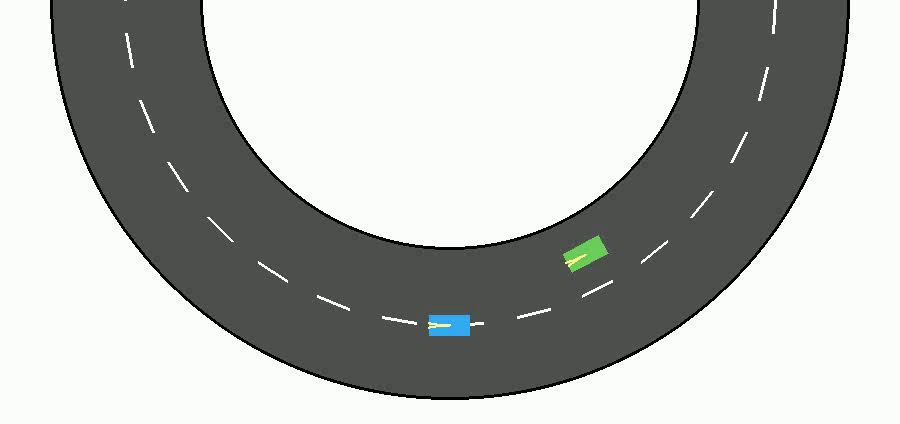
#> input picture frame 0 of videos/edge_cases/collision_scalar_fail.mp4, 900 x 424 px
$ python overlay_schematic.py
#> lines starting #> are read from the running program, lines starting #| are printed output that depends on the picture; after the words box and inside, x2 and y2 are one past the last pixel; in counts of white or black regions, pixels touching at a corner belong together
import cv2
import numpy as np
from PIL import Image

def overlay_frames(video_path, output_path, color_priority=None, scale_factor=1, target_size=None):
    """
    Overlay frames with HSV ranges for Blue/Green + Gray included per frame.
    Then detect and repair blue/green boxes by filling their bounding regions
    with solid pure blue or green.
    """
#> called with output_path = 'videos/overlay_schematic_colors.png', scale_factor = 1
    cap = cv2.VideoCapture(video_path)
    if not cap.isOpened():
        raise ValueError("Could not open video")

    frame_count = int(cap.get(cv2.CAP_PROP_FRAME_COUNT))
    positions = [0, 210, frame_count - 1]
    frames = []

    for pos in positions:
        cap.set(cv2.CAP_PROP_POS_FRAMES, pos)
        success, frame = cap.read()
        if success:
            frames.append(frame)
#> this loop made 3 passes
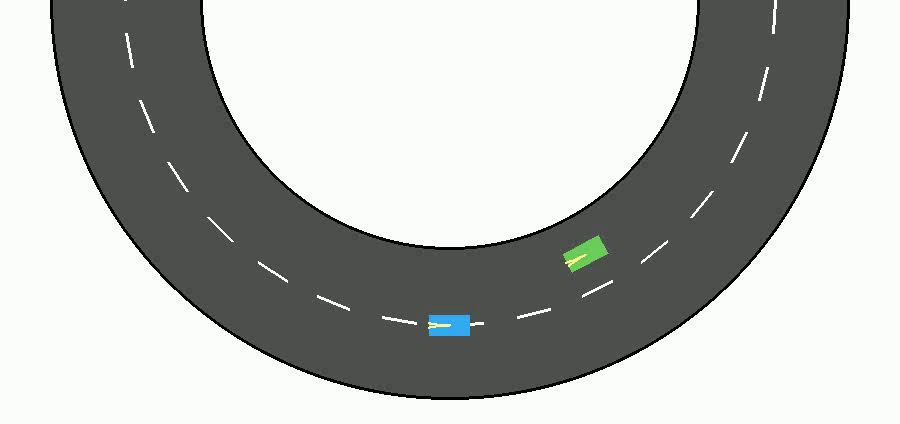
#> input picture frame 0 of videos/edge_cases/collision_scalar_fail.mp4, 900 x 424 px
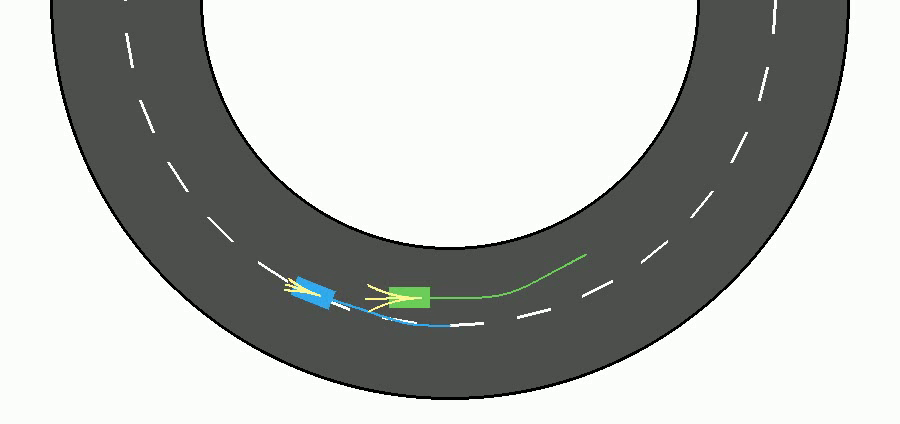
#> input picture frame 210 of videos/edge_cases/collision_scalar_fail.mp4, 900 x 424 px
#> after the loop, frames = 3 items

    cap.release()

    color_ranges = {
        "blue":   [(40, 40, 15), (170, 255, 255)],
        "green":  [(20, 50, 25),  (80, 255, 255)],
        "yellow": [(20, 100, 100), (35, 255, 255)],
    }

    # Gray in BGR space (± tolerance)
    def gray_mask(frame, tol=30):
        lower = np.array([169 - tol, 169 - tol, 169 - tol], dtype=np.uint8)
        upper = np.array([169 + tol, 169 + tol, 169 + tol], dtype=np.uint8)
        return cv2.inRange(frame, lower, upper) > 0

    if color_priority is None:
        color_priority = ["green", "blue"]

    priority_map = {color: i for i, color in enumerate(color_priority)}

    # Start with blank canvas
    overlay = np.zeros_like(frames[0], dtype=np.uint8)
    priority_layer = np.full(frames[0].shape[:2], 9999, dtype=np.int32)

    for frame in frames:
        hsv = cv2.cvtColor(frame, cv2.COLOR_BGR2HSV)

        # Priority colors (Blue + Green)
        for color in ["blue", "green"]:
            if color not in priority_map:
                continue
            lower, upper = color_ranges[color]
            mask = cv2.inRange(hsv, np.array(lower), np.array(upper)) > 0
            update_mask = mask & (priority_map[color] < priority_layer)
            for c in range(3):
                overlay[:, :, c][update_mask] = frame[:, :, c][update_mask]
            priority_layer[update_mask] = priority_map[color]

        # Gray (BGR tolerance) — included for every frame
        if "gray" in priority_map:
            mask = gray_mask(frame)
            update_mask = mask & (priority_map["gray"] < priority_layer)
            for c in range(3):
                overlay[:, :, c][update_mask] = frame[:, :, c][update_mask]
            priority_layer[update_mask] = priority_map["gray"]

        # Default: fill remaining non-black pixels
        default_mask = (cv2.cvtColor(frame, cv2.COLOR_BGR2GRAY) > 0) & (priority_layer == 9999)
        for c in range(3):
            overlay[:, :, c][default_mask] = frame[:, :, c][default_mask]
        priority_layer[default_mask] = 1000
#> this loop made 3 passes
#> pass 1, in overlay_frames, `default_mask = (cv2.cvtColor(frame, cv2.COLOR_BGR2GRAY) > 0) & (priori..`:
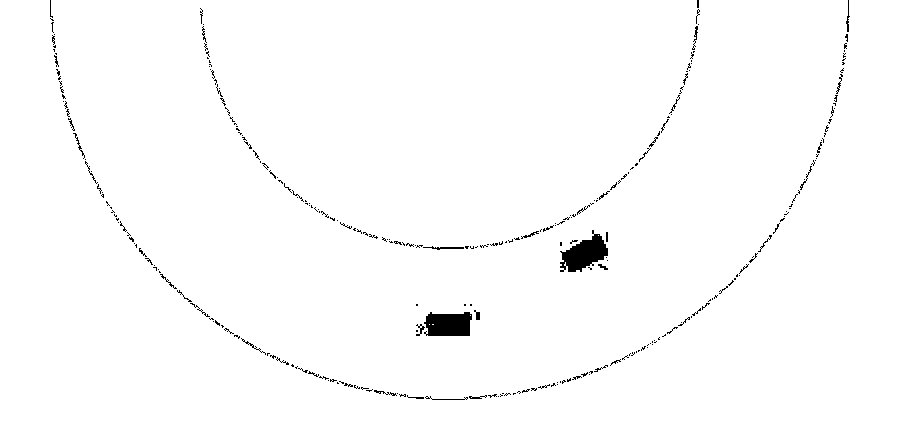
#> default_mask: shape (424, 900) bool; 98.7% white; 290 black regions (246 under 20 px), largest, box (x1, y1, x2, y2) and area: (560, 230, 608, 272) 1088, (424, 312, 472, 336) 984, (423, 246, 464, 250) 74
#> pass 2, in overlay_frames, `default_mask = (cv2.cvtColor(frame, cv2.COLOR_BGR2GRAY) > 0) & (priori..`:
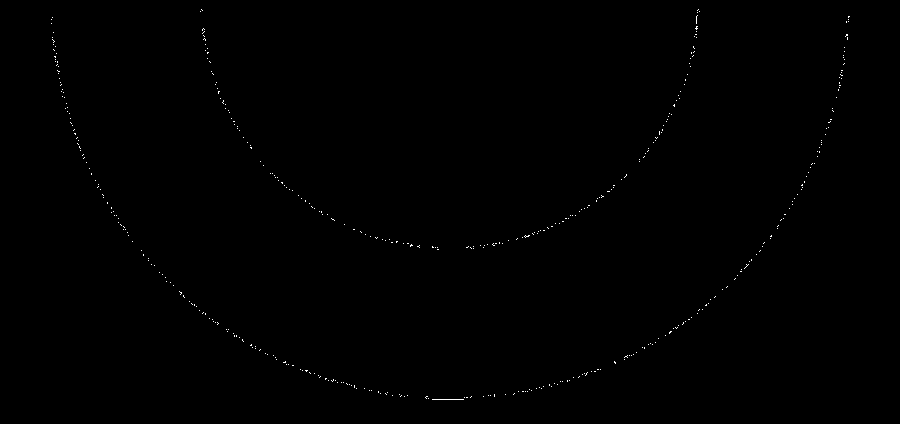
#> default_mask: shape (424, 900) bool; 0.19% white in thin lines or dots, all inside (x1, y1, x2, y2) = (51, 9, 850, 400)
#> after the loop: hsv: shape (424, 900, 3); mean H, S, V 50.4, 8.9, 182.5
#> after the loop:
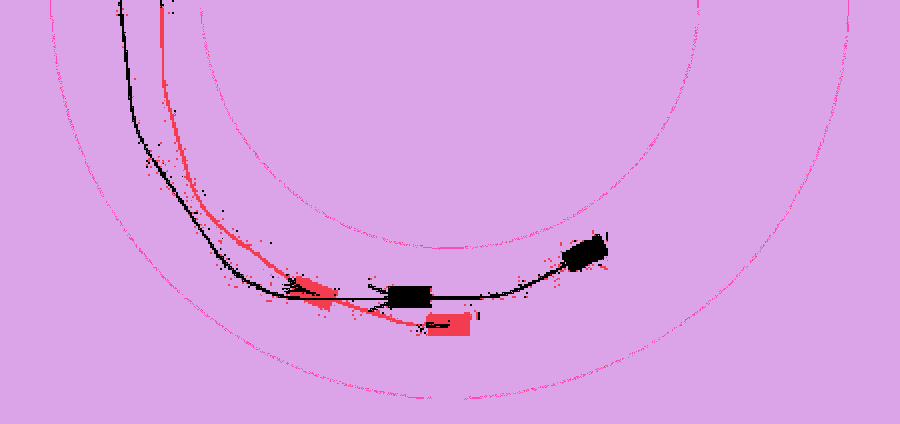
#> priority_layer: shape (424, 900) int32; 4 distinct labels, from 0 to 9999; one colour per label, 0 black


    # Upscale if requested
    if target_size:
        overlay = cv2.resize(overlay, target_size, interpolation=cv2.INTER_LANCZOS4)
    elif scale_factor != 1:
        h, w = overlay.shape[:2]
        overlay = cv2.resize(
            overlay,
            (w * scale_factor, h * scale_factor),
            interpolation=cv2.INTER_LANCZOS4
        )

    # Save
    overlay_rgb = cv2.cvtColor(overlay, cv2.COLOR_BGR2RGB)
    Image.fromarray(overlay_rgb).save(output_path, quality=100, subsampling=0)
    print(f"Overlay saved to {output_path}")


# Example usage
overlay_frames(
    # r"C:\Users\toazb\Documents\GitHub\race_simulation\videos\edge_cases\Collision Edge Cases.mp4",
    r"C:\Users\toazb\Documents\GitHub\race_simulation\videos\edge_cases\collision_scalar_fail.mp4",

    "videos/overlay_schematic_colors.png",
    color_priority=["green", "blue", 'yellow'],
    scale_factor=1
)

$ run again, starting later in the video
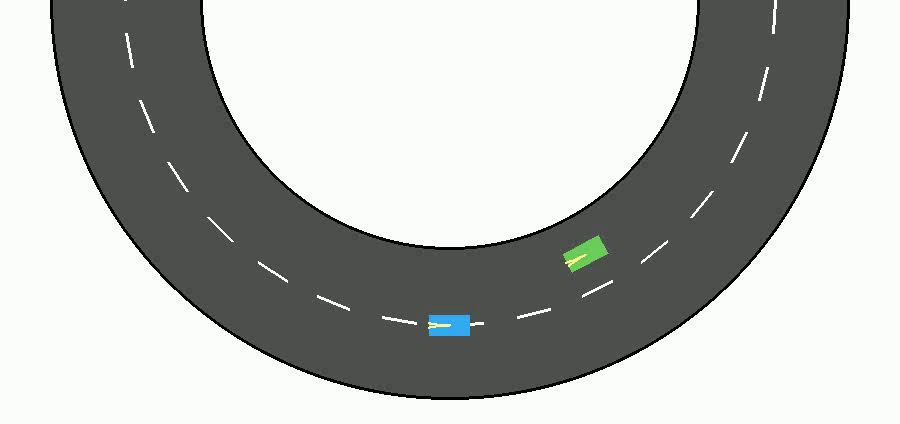
#> input picture frame 0 of videos/edge_cases/collision_scalar_fail.mp4, 900 x 424 px
#> the loop in overlay_frames, `for pos in positions:` made 3 passes
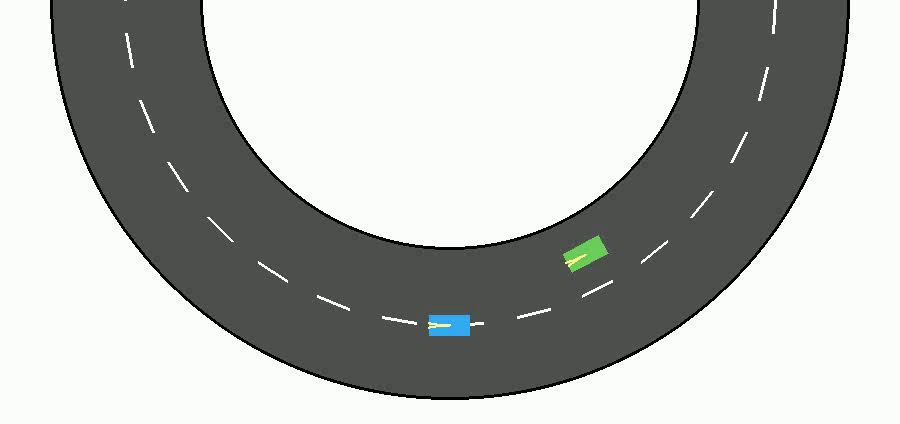
#> input picture frame 0 of videos/edge_cases/collision_scalar_fail.mp4, 900 x 424 px
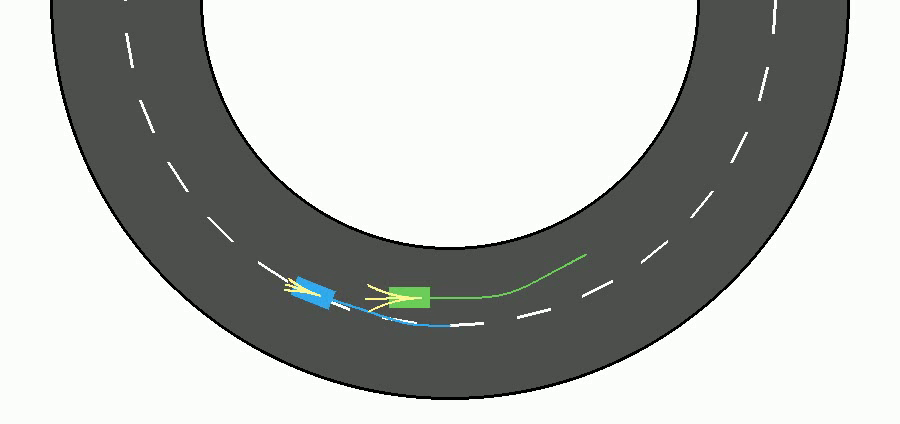
#> input picture frame 210 of videos/edge_cases/collision_scalar_fail.mp4, 900 x 424 px
#> after the loop in overlay_frames, `for pos in positions:`: frames = 3 items
#> the loop in overlay_frames, `for frame in frames:` made 3 passes

$ run again, starting later in the video
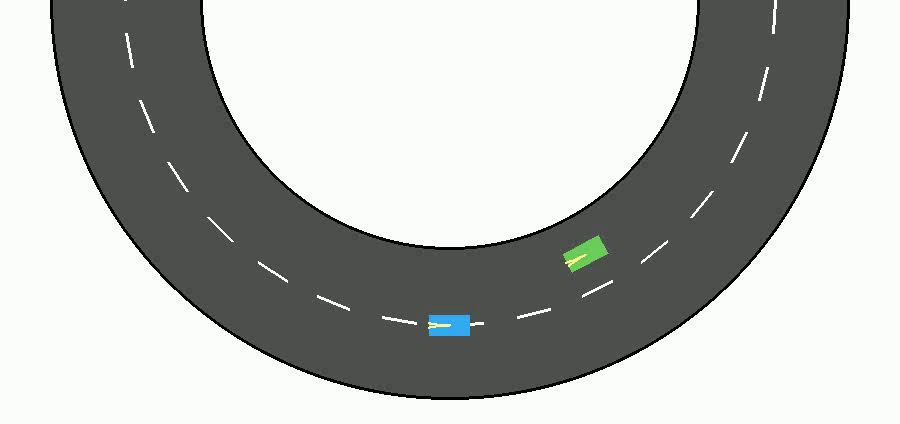
#> input picture frame 0 of videos/edge_cases/collision_scalar_fail.mp4, 900 x 424 px
#> the loop in overlay_frames, `for pos in positions:` made 3 passes
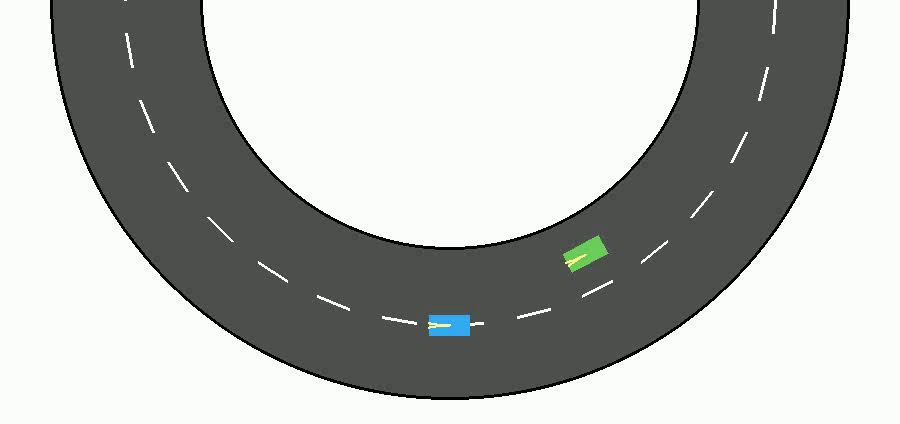
#> input picture frame 0 of videos/edge_cases/collision_scalar_fail.mp4, 900 x 424 px
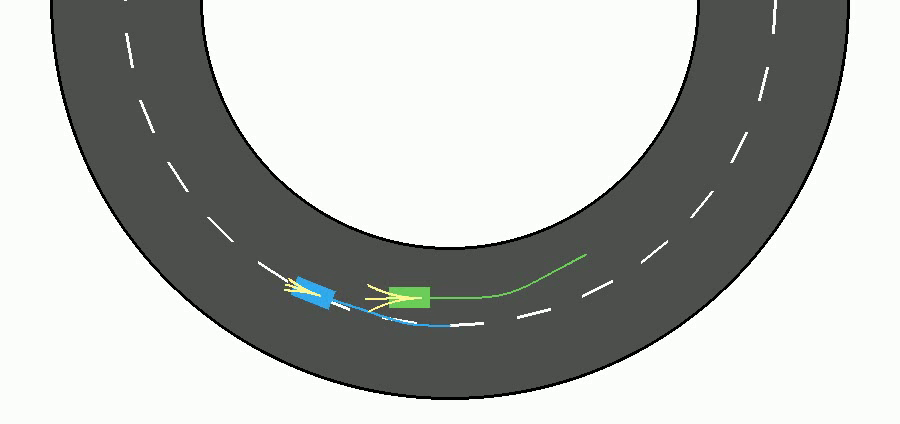
#> input picture frame 210 of videos/edge_cases/collision_scalar_fail.mp4, 900 x 424 px
#> after the loop in overlay_frames, `for pos in positions:`: frames = 3 items
#> the loop in overlay_frames, `for frame in frames:` made 3 passes
